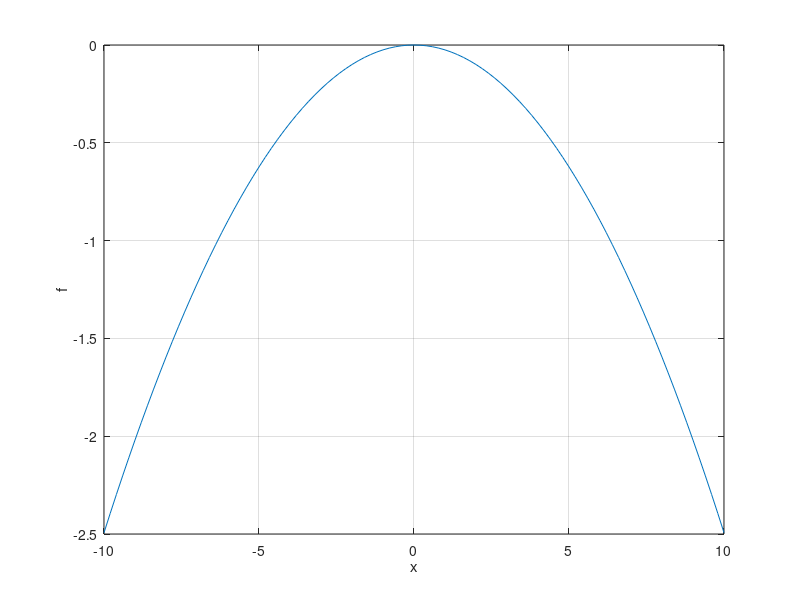

The MATLAB source for this figure:

% Normal Probability Density Function

x = [-10:0.2:10];

sig=2;
sig_sqr=sig*sig;
u=0;

frac=1/sqrt(2*pi*sig_sqr);

exp_vect=-(power((x-u),2)/(2*sig_sqr) );

f = frac * exp_vect;

plot(x,f); grid; xlabel("x"); ylabel("f");
